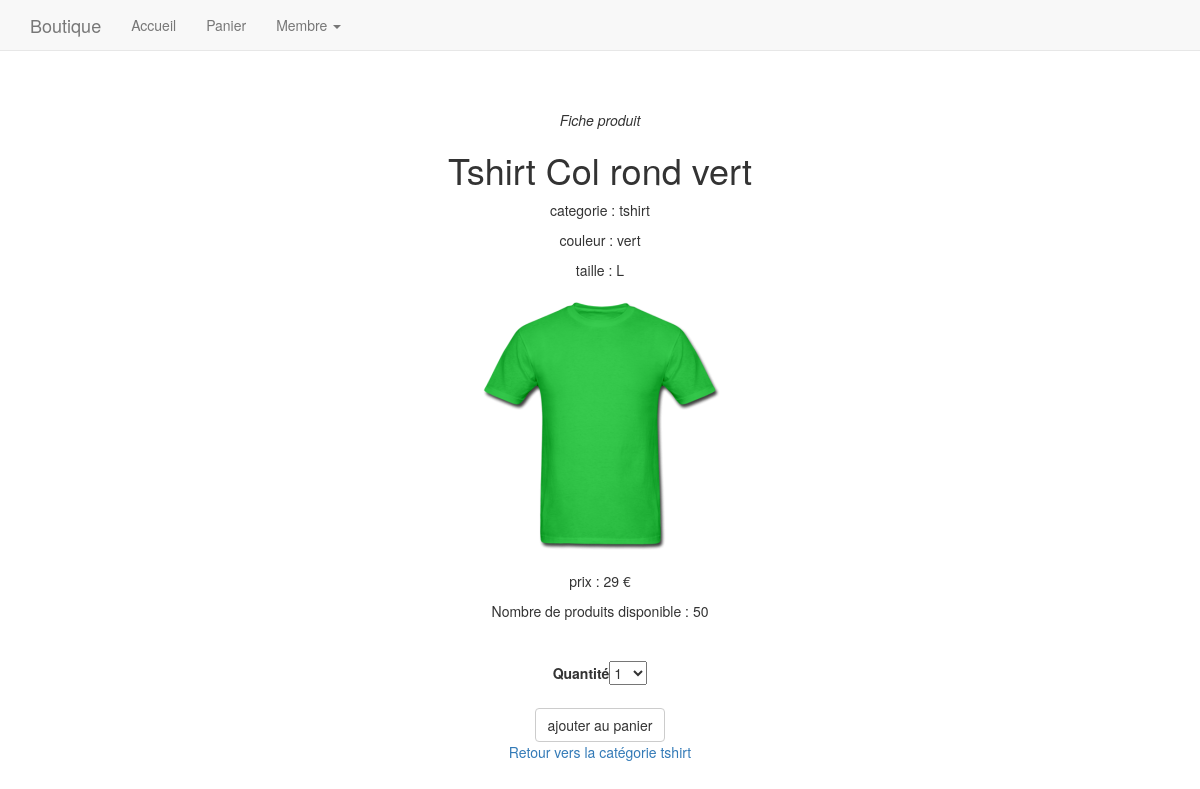
The page /site/fiche-produit.php?id_produit=3 on the database its author committed.
### tables this page shows
CREATE TABLE `produit` (
  `id_produit` int(3) NOT NULL,
  `reference` varchar(20) NOT NULL,
  `categorie` varchar(20) NOT NULL,
  `titre` varchar(100) NOT NULL,
  `description` text NOT NULL,
  `couleur` varchar(20) NOT NULL,
  `taille` varchar(5) NOT NULL,
  `public` enum('m','f','mixte') NOT NULL,
  `photo` varchar(250) NOT NULL,
  `prix` int(3) NOT NULL,
  `stock` int(3) NOT NULL
);

### site/inc/init.php (called while the page is built, shortened)
<?php
$content = '';
?>

### site/fiche-produit.php (the view, shortened to what this page needs)
<?php require_once('inc/init.php'); ?>
<?php
    if(isset($_GET['id_produit']))
    {
        $r = $pdo-> query("SELECT * FROM produit WHERE id_produit= '$_GET[id_produit]' ");
    }
    $produit = $r-> fetch(PDO::FETCH_ASSOC);
    $content .= "<h1>$produit[titre]</h1>";
    $content .= "<p> categorie : $produit[categorie] </p>";
    $content .= "<p> couleur : $produit[couleur] </p>";
    $content .= "<p> taille : $produit[taille] </p>";
    $content .= "<p> <img src=\"$produit[photo]\"></p>";
    $content .= "<p> prix : $produit[prix] €</p>";
    if($produit['stock'] > 0)
    {
        $content .= "Nombre de produits disponible : $produit[stock] <br>";
        $content .= "<form method = \"post\" action=\"panier.php\">";
        $content .=  "<input type=\"hidden\" name=\"id_produit\" value=\"$produit[id_produit]\"> <br></br>";
        $content .= "<label for=\"quantite\"> Quantité </label>";
        $content .= "<select name=\"quantite\" id=\"quantite\">";
        for($i = 1; $i <= $produit['stock']; $i++)
        {
            $content .= "<option>$i</option>";
        }
        $content .= "</select> <br><br>";
        $content .= "<input type= \"submit\" value=\" ajouter au panier\" name=\"ajout_panier\" class=\"btn btn-default\" <br><br>";
        $content .= "</form>";
    }
    else
    {
        $content .= "<p>Rupture de stock</p>";
    }
    $content .= "<a href=\"sindex.php?categorie=$produit[categorie]\">Retour vers la catégorie
    $produit[categorie]</a>";
?>
<?php require_once('inc/haut.php');?>
<em> Fiche produit </em>
<?= $content?>
<?php require_once('inc/bas.php');?>

### site/inc/css/style.css (style rules this page uses)
body { padding-top: 70px; }

### rows shown on the page
produit: titre "Tshirt Col rond vert", categorie "tshirt", couleur "vert", taille "L", photo (picture), prix "29", stock "50"

### other values the page prints
form field quantite "1"
